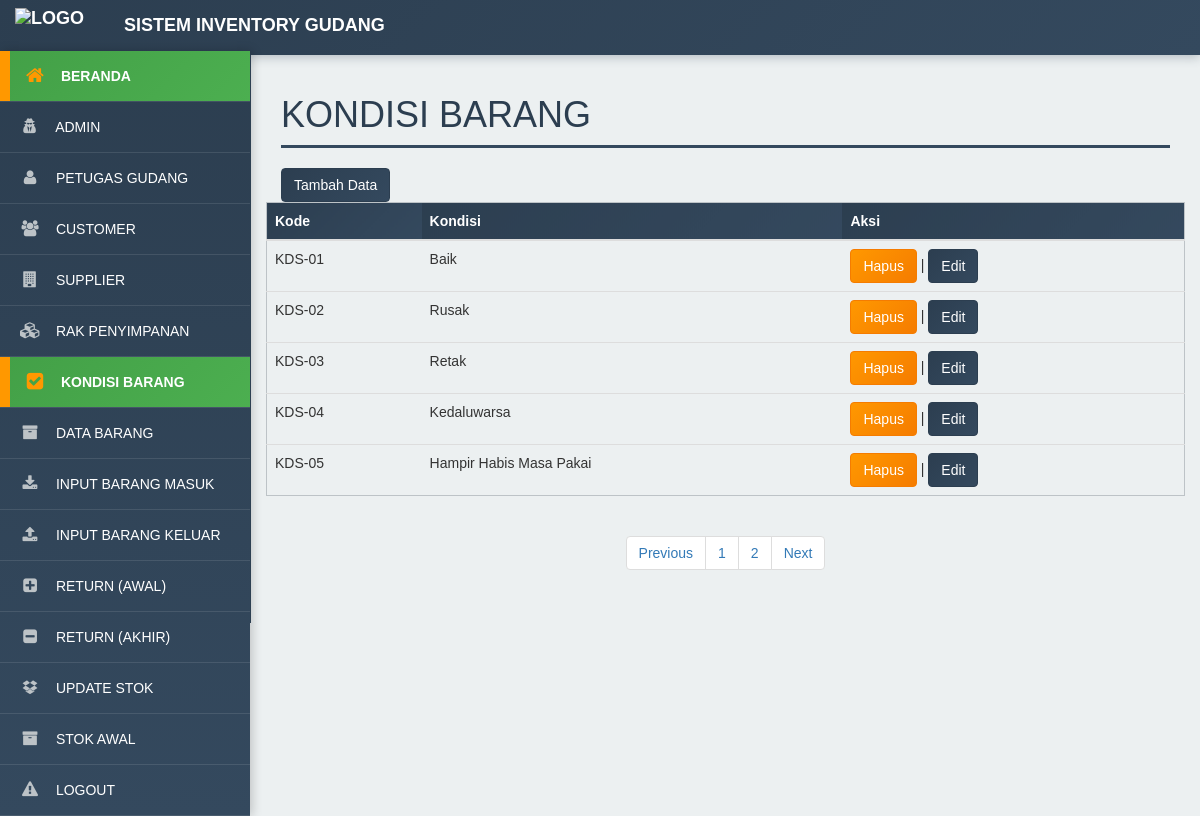
The app's page /admin/modul/kondisi/title.php with its own data.
### tables this page shows
CREATE TABLE `tb_kondisi` (
  `kode_kondisi` varchar(255) NOT NULL,
  `nama_kondisi` varchar(255) NOT NULL
);

### admin/modul/kondisi/paging.php (the view, shortened to what this page needs)
<?php
include '../koneksi.php';
$batas = 5;
$halaman = isset($_GET['halaman']) && is_numeric($_GET['halaman']) ? (int) $_GET['halaman'] : 1;
$halaman_awal = ($halaman > 1) ? ($halaman * $batas) - $batas : 0;
$data_kondisi = mysqli_query($koneksi, "
    SELECT * FROM tb_kondisi
    ORDER BY CAST(SUBSTRING_INDEX(kode_kondisi, '-', -1) AS UNSIGNED) ASC
    LIMIT $halaman_awal, $batas
");
while ($row = mysqli_fetch_array($data_kondisi)) {
    ?>
    <tr>
        <td><?= $row['kode_kondisi']; ?></td>
        <td><?= $row['nama_kondisi']; ?></td>
        <td>
            <a href="index.php?m=kondisi&s=hapus&kode_kondisi=<?= $row['kode_kondisi']; ?>"
                onclick="return confirm('Yakin Akan Dihapus?')">
                <button class="btn btn-danger">Hapus</button>
            </a> |
            <a href="index.php?m=kondisi&s=ubah&kode_kondisi=<?= $row['kode_kondisi']; ?>">
                <button class="btn btn-primary">Edit</button>
            </a>
        </td>
    </tr>
    <?php
}
?>

### css/tampilanadmin.css (style rules this page uses)
body { font-family: Arial, sans-serif; background-color: #ecf0f1; }
.btn-primary { background: linear-gradient(135deg, #2c3e50, #34495e) !important; border-color: #2c3e50 !important; color: #ffffff !important; }
.btn-danger { background: linear-gradient(135deg, #FF9800, #F57C00) !important; border-color: #F57C00 !important; color: #ffffff !important; }
.table-striped tbody tr:nth-of-type(odd) { background-color: #ecf0f1; }
a { color: #2c3e50; transition: color 0.3s ease; }

### css/print.css (style rules this page uses)
body { font-size: 10px; color: #000; overflow-x: hidden; font-family: 'Arial', sans-serif; background: white; }

### records on screen
tb_kondisi: kode_kondisi "KDS-01", nama_kondisi "Baik"
tb_kondisi: kode_kondisi "KDS-02", nama_kondisi "Rusak"
tb_kondisi: kode_kondisi "KDS-03", nama_kondisi "Retak"
tb_kondisi: kode_kondisi "KDS-04", nama_kondisi "Kedaluwarsa"
tb_kondisi: kode_kondisi "KDS-05", nama_kondisi "Hampir Habis Masa Pakai"
